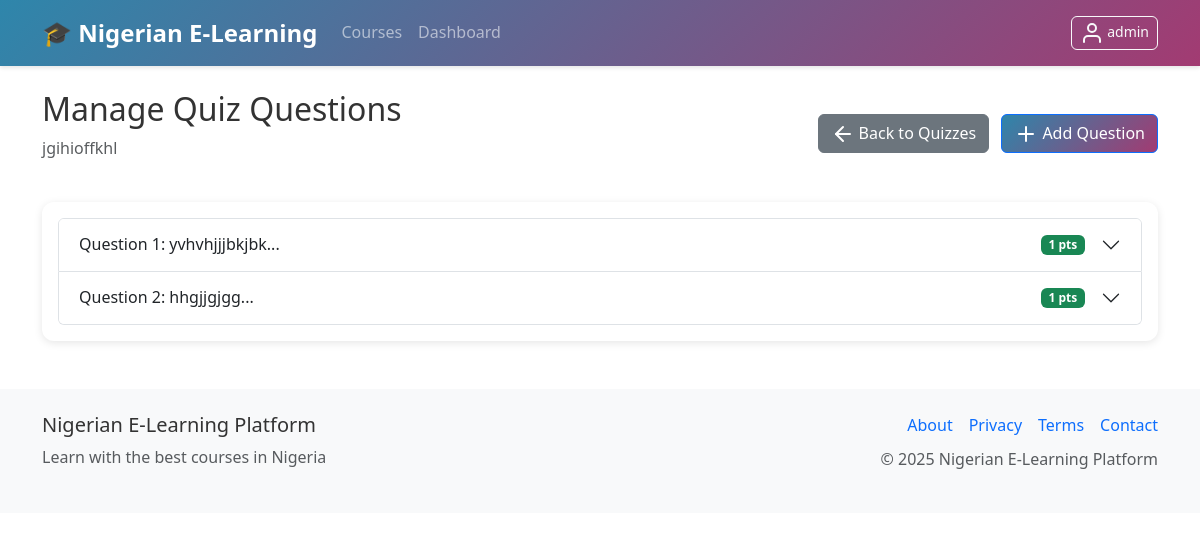
The app's page /admin/quizzes/1/questions (signed in) with its own data.
### models.py (models this page shows, shortened)
class User(UserMixin, db.Model):
    id = db.Column(db.Integer, primary_key=True)
    username = db.Column(db.String(80), unique=True, nullable=False)
    email = db.Column(db.String(120), unique=True, nullable=False)
    password_hash = db.Column(db.String(256), nullable=False)
    role = db.Column(db.String(20), nullable=False, default='student')  # admin, instructor, tutor, student
    first_name = db.Column(db.String(50))
    last_name = db.Column(db.String(50))
    active = db.Column(db.Boolean, default=True)
    banned = db.Column(db.Boolean, default=False)
    ban_reason = db.Column(db.Text)
    email_verified = db.Column(db.Boolean, default=False)
    verification_token = db.Column(db.String(100))
    password_reset_token = db.Column(db.String(100))
    password_reset_expires = db.Column(db.DateTime)
    email_verification_token = db.Column(db.String(100))
    email_verification_expires = db.Column(db.DateTime)
    premium_user = db.Column(db.Boolean, default=False)
    instructor_verified = db.Column(db.Boolean, default=False)
    badge_level = db.Column(db.String(20), default='basic')  # basic, bronze, silver, gold, premium
    wallet_balance = db.Column(db.Float, default=0.0)
    created_at = db.Column(db.DateTime, default=datetime.utcnow)
    last_login = db.Column(db.DateTime)
    courses_created = db.relationship('Course', foreign_keys='Course.instructor_id', backref='instructor', lazy='dynamic')
    enrollments = db.relationship('Enrollment', backref='student', lazy='dynamic')
    payments = db.relationship('Payment', backref='user', lazy='dynamic')
    wallet_transactions = db.relationship('WalletTransaction', backref='user', lazy='dynamic')
    quiz_attempts = db.relationship('QuizAttempt', backref='user', lazy='dynamic')
    assignment_submissions = db.relationship('AssignmentSubmission', backref='user', lazy='dynamic')
    course_credits = db.relationship('CourseCredit', backref='student_credit', lazy='dynamic')
    withdrawal_requests = db.relationship('WithdrawalRequest', foreign_keys='WithdrawalRequest.tutor_id', backref='tutor', lazy='dynamic')
    @property
    def is_active(self):
        return bool(self.active and not self.banned)

class Quiz(db.Model):
    id = db.Column(db.Integer, primary_key=True)
    title = db.Column(db.String(200), nullable=False)
    description = db.Column(db.Text)
    course_id = db.Column(db.Integer, db.ForeignKey('course.id'), nullable=False)
    time_limit = db.Column(db.Integer, default=30)  # minutes
    max_attempts = db.Column(db.Integer, default=3)
    is_active = db.Column(db.Boolean, default=True)
    max_credits = db.Column(db.Integer, default=10)  # Maximum credits for this quiz
    pass_threshold = db.Column(db.Float, default=70.0)  # Minimum percentage to earn credits
    created_at = db.Column(db.DateTime, default=datetime.utcnow)
    questions = db.relationship('QuizQuestion', backref='quiz', lazy='dynamic', cascade='all, delete-orphan')
    attempts = db.relationship('QuizAttempt', backref='quiz', lazy='dynamic', cascade='all, delete-orphan')

class QuizQuestion(db.Model):
    id = db.Column(db.Integer, primary_key=True)
    quiz_id = db.Column(db.Integer, db.ForeignKey('quiz.id'), nullable=False)
    question = db.Column(db.Text, nullable=False)
    option_a = db.Column(db.String(200))
    option_b = db.Column(db.String(200))
    option_c = db.Column(db.String(200))
    option_d = db.Column(db.String(200))
    correct_answer = db.Column(db.String(1), nullable=False)  # A, B, C, D
    points = db.Column(db.Integer, default=1)

### routes.py (the view)
@app.route('/admin/quizzes/<int:quiz_id>/questions')
@login_required
@admin_required
def admin_quiz_questions(quiz_id):
    quiz = Quiz.query.get_or_404(quiz_id)
    questions = QuizQuestion.query.filter_by(quiz_id=quiz_id).all()
    form = QuizQuestionForm()  # Add form for CSRF token
    return render_template('admin/quiz_questions.html', quiz=quiz, questions=questions, form=form)

### app.py (called while the page is built)
@login_manager.user_loader
def load_user(user_id):
    from models import User
    return User.query.get(int(user_id))

### routes.py (called while the page is built)
@app.context_processor
def inject_settings():
    settings = SystemSettings.query.first()
    return dict(settings=settings)

### utils.py (called while the page is built)
def admin_required(f):
    @wraps(f)
    def decorated_function(*args, **kwargs):
        if not current_user.is_authenticated or current_user.role != 'admin':
            flash('Admin access required', 'danger')
            return redirect(url_for('dashboard'))
        return f(*args, **kwargs)
    return decorated_function

### templates/admin/quiz_questions.html (shortened to what this page needs)
{% extends "base.html" %}
{% block content %}
<div class="row">
    <div class="col-12">
        <div class="d-flex justify-content-between align-items-center mb-4">
            <div>
                <h2>Manage Quiz Questions</h2>
                <p class="text-muted">{{ quiz.title }}</p>
            </div>
            <div>
                <a href="{{ url_for('admin_course_quizzes', course_id=quiz.course_id) }}" class="btn btn-secondary me-2">
                    <i data-feather="arrow-left" class="me-1"></i>Back to Quizzes
                </a>
                <button class="btn btn-primary" onclick="showAddQuestionModal()">
                    <i data-feather="plus" class="me-1"></i>Add Question
                </button>
            </div>
        </div>
        <div class="card">
            <div class="card-body">
                {% if questions %}
                <div class="accordion" id="questionsAccordion">
                    {% for question in questions %}
                    <div class="accordion-item">
                        <h2 class="accordion-header" id="heading{{ question.id }}">
                            <button class="accordion-button collapsed" type="button" data-bs-toggle="collapse"
                                    data-bs-target="#collapse{{ question.id }}" aria-expanded="false">
                                <div class="d-flex justify-content-between w-100 me-3">
                                    <span>Question {{ loop.index }}: {{ question.question[:80] }}...</span>
                                    <span class="badge bg-success">{{ question.points }} pts</span>
                                </div>
                            </button>
                        </h2>
                    </div>
                    {% endfor %}
                </div>
                {% endif %}
            </div>
        </div>
    </div>
</div>
{% endblock %}

### templates/base.html (shortened to what this page needs)
<!DOCTYPE html>
<html lang="en">
<head>
    {% set critical_css = get_critical_css() %}
    <link rel="preload" href="https://cdn.jsdelivr.net/npm/bootstrap@5.3.0/dist/css/bootstrap.min.css" as="style" onload="this.onload=null;this.rel='stylesheet'">
    <link rel="preload" href="{{ url_for('static', filename='css/style.css') }}" as="style" onload="this.onload=null;this.rel='stylesheet'">
</head>
<body>
    <nav class="navbar navbar-expand-lg navbar-dark bg-primary">
        <div class="container">
            <a class="navbar-brand" href="{{ url_for('index') }}">
                <strong>🎓 Nigerian E-Learning</strong>
            </a>
            <div class="collapse navbar-collapse" id="navbarNav">
                <ul class="navbar-nav me-auto">
                    <li class="nav-item">
                        <a class="nav-link" href="{{ url_for('courses') }}">Courses</a>
                    </li>
                    {% if current_user.is_authenticated %}
                    <li class="nav-item">
                        <a class="nav-link" href="{{ url_for('dashboard') }}">Dashboard</a>
                    </li>
                    {% endif %}
                </ul>
                <ul class="navbar-nav">
                    {% if current_user.is_authenticated %}
                    <li class="nav-item">
                        <button class="btn btn-outline-light btn-sm" type="button" data-bs-toggle="offcanvas" data-bs-target="#profileOffcanvas" aria-controls="profileOffcanvas">
                            <i data-feather="user"></i> {{ current_user.username }}
                        </button>
                    </li>
                    {% endif %}
                </ul>
            </div>
        </div>
    </nav>
    <main class="container my-4">
        {% block content %}{% endblock %}
    </main>
    <footer class="bg-light mt-5 py-4">
        <div class="container">
            <div class="row">
                <div class="col-md-6">
                    <h5>Nigerian E-Learning Platform</h5>
                    <p class="text-muted">Learn with the best courses in Nigeria</p>
                </div>
                <div class="col-md-6 text-md-end">
                    <div class="d-flex justify-content-md-end justify-content-center gap-3 mb-2">
                        <a href="#" class="text-decoration-none">About</a>
                        <a href="#" class="text-decoration-none">Privacy</a>
                        <a href="#" class="text-decoration-none">Terms</a>
                        <a href="#" class="text-decoration-none">Contact</a>
                    </div>
                    <p class="text-muted">© 2025 Nigerian E-Learning Platform</p>
                </div>
            </div>
        </div>
    </footer>
</body>
</html>

### static/css/style.css (style rules this page uses)
:root { --primary-color: #0d6efd; --success-color: #198754; --warning-color: #ffc107; --danger-color: #dc3545; --naira-color: #00b04f; --dark-color: #212529; --light-color: #f8f9fa; }
body { font-family: 'Segoe UI', Tahoma, Geneva, Verdana, sans-serif; line-height: 1.6; color: #333; }
.navbar-brand { font-weight: 700; font-size: 1.5rem; }
.navbar-nav .nav-link { font-weight: 500; transition: color 0.3s ease; }
.card { border: none; box-shadow: 0 0.125rem 0.25rem rgba(0, 0, 0, 0.075); transition: box-shadow 0.15s ease-in-out; }
.btn { border-radius: 0.375rem; font-weight: 500; transition: all 0.3s ease; }
.btn-primary { background-color: var(--primary-color); border-color: var(--primary-color); }
.badge { font-size: 0.75rem; font-weight: 600; }
footer { margin-top: auto; }

### templates/base.html (style rules this page uses)
:root { --vh: 1vh; }
.nav-link, .dropdown-item { padding: 12px 16px; }
.card { border-radius: 12px; box-shadow: 0 2px 8px rgba(0,0,0,0.1); }

### records on screen
User: username "admin"
Quiz: title "jgihioffkhl"
QuizQuestion: question "yvhvhjjjbkjbk", points "1"
QuizQuestion: question "hhgjjgjgg", points "1"
